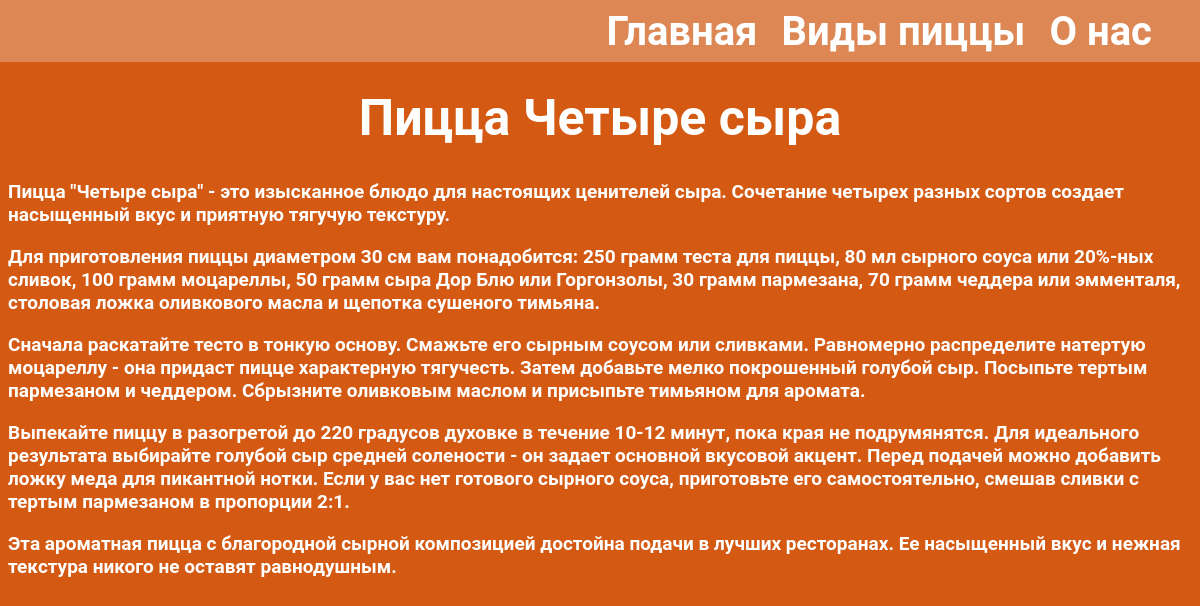
Screenshot of /post/3/ with the database file from the repository.
### pizzashop/models.py (models this page shows, shortened)
class Pizzashop(models.Model):
    title = models.CharField(max_length=255, verbose_name="Заголовок")
    slug = models.SlugField(max_length=255, db_index=True, unique=True)
    content = models.TextField(blank=True, verbose_name="Текст статьи")
    time_update = models.DateTimeField(auto_now=True, verbose_name="Время изменения")
    time_create = models.DateTimeField(auto_now_add=True, verbose_name="Время создания")
    is_published = models.BooleanField(default=True, verbose_name="Статус")
    cat = models.ForeignKey('Category', on_delete=models.PROTECT, related_name = 'posts', verbose_name="Категории")
    ostrota = models.OneToOneField('Ostrota', on_delete=models.SET_NULL, null=True, blank=True, related_name='ostriy', verbose_name='ostrota')
    class Meta:
        verbose_name = 'Очень вкусные пиццы'
        verbose_name_plural = 'Очень вкусные пиццы'
    class Meta:
        ordering = ['-time_create']
        indexes = [
            models.Index(fields=['-time_create']),
        ]

### pizzashop/views.py (the view)
# urls.py: path('post/<int:post_id>/', views.show_post, name='post'),
def show_post(request, post_id):
    post = get_object_or_404(Pizzashop, pk=post_id)
    time = Pizzashop.objects.all()
    data4 = {
        'title': post.title,
        'menu': menu,
        'post': post,
        'cat_selected': 1,
        'time': time,
    }
    return render(request, 'post.html', context=data4)

### pizzashop/templates/post.html (shortened to what this page needs)
{% load static %}
<!DOCTYPE html>
<html lang="en">
<head>
    <link type="text/css" href="{% static 'pizzashop/css/post.css' %}" rel="stylesheet">
</head>
<body>
<header>
<navigation>
    <a href="{% url 'home' %}" class="homepage">Главная</a>
    {% for m in menu %}
        <a href="{% url m.url_name %}" class="menu-item">{{m.title}}</a>
    {% endfor %}
    </navigation>
</header>
<main>
    <h1 class="name">{{post.title}}</h1>
    <p class="description">{{post.content|linebreaks}}</p>
</main>
</body>
</html>

### pizzashop/static/pizzashop/css/post.css (style rules this page uses)
body { background-image: url('/static/pizzashop/images/background1.png'); }
.homepage { color: #ffffff; text-decoration: none; font-family: "Roboto"; font-size: 40px; font-weight: 700; }
header { text-align: right; padding-right: 40px; }
.menu-item { margin-right: 20px; color: #ffffff; font-family: "Roboto"; text-decoration: none; font-size: 40px; font-weight: 700; transition: 1.2s; }
.menu-item:last-child { margin-right: 0; }
.homepage { padding-right: 20px; transition: 1.2s; }
main { font-family: "Roboto"; }
.name { text-align: center; color: #ffffff; font-weight: 700; font-size: 50px; }
p { color: #ffffff; text-align: left; font-size: 19px; font-weight: 700; }

### rows the page displays
Pizzashop: title "Пицца Четыре сыра", content "Пицца \"Четыре сыра\" - это изысканное блюдо для настоящих ценителей сыра. Сочетание четырех разных сортов создает насыщенный вкус и приятную тягучую текстуру. Для приготовления пиццы диаметром 30 см вам понадобится: 250 грамм теста для пиццы, 80 мл сырного соуса или 20%-ных сливок, 100 грамм моцареллы, 50 грамм сыра Дор Блю или Горгонзолы, 30 грамм пармезана, 70 грамм чеддера или эмменталя, столовая ложка оливкового масла и щепотка сушеного тимьяна. Сначала раскатайте тесто в тонкую основу. Смажьте его сырным соусом или сливками. Равномерно распределите натертую моцареллу - она придаст пицце характерную тягучесть. Затем добавьте мелко покрошенный голубой сыр. Посыпьте тертым пармезаном и…"

### other values shown
{{ m.title }} "Виды пиццы" "О нас"
